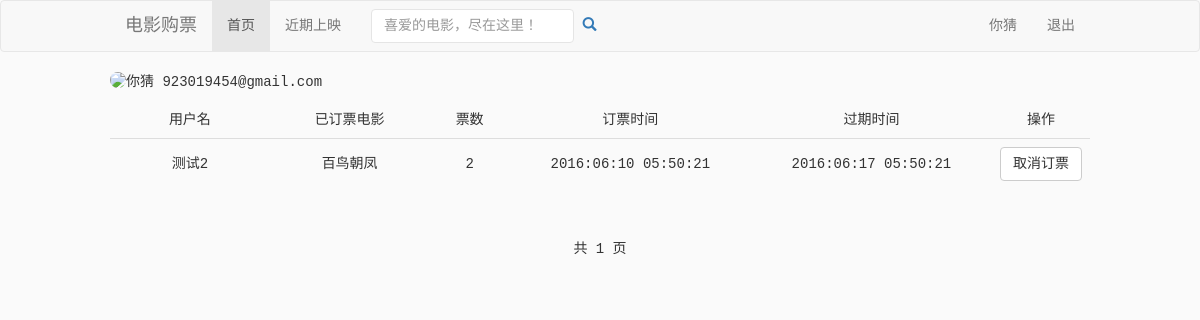
/user/personal.php (signed in), run on the app's committed database.
### tables this page shows
CREATE TABLE IF NOT EXISTS `users` (
  `id` int(10) unsigned NOT NULL AUTO_INCREMENT COMMENT '用户id',
  `username` varchar(30) NOT NULL COMMENT '用户名',
  `password` varchar(50) NOT NULL COMMENT '用户密码',
  `email` varchar(30) NOT NULL COMMENT '用户邮箱',
  PRIMARY KEY (`id`),
  UNIQUE KEY `username` (`username`)
);

CREATE TABLE IF NOT EXISTS `ticketsorders` (
  `id` int(10) unsigned NOT NULL AUTO_INCREMENT COMMENT '订单',
  `userId` int(10) unsigned NOT NULL COMMENT '用户id',
  `filmId` int(10) unsigned NOT NULL COMMENT '电影id',
  `tickets` int(4) NOT NULL COMMENT '订票数',
  `timestamps` int(45) NOT NULL COMMENT '订票时间',
  `deadline` int(45) NOT NULL COMMENT '有效期(j截止使用时间)',
  PRIMARY KEY (`id`)
);

CREATE TABLE IF NOT EXISTS `films` (
  `id` int(10) unsigned NOT NULL AUTO_INCREMENT COMMENT '电影id',
  `fName` varchar(60) NOT NULL COMMENT '电影名称',
  `fType` varchar(50) NOT NULL COMMENT '电影类型',
  `fArea` varchar(30) NOT NULL COMMENT '地区',
  `fLanguage` varchar(30) NOT NULL COMMENT '语言',
  `fDuration` int(40) NOT NULL COMMENT '上映时期',
  `fActors` text NOT NULL COMMENT '主演',
  `fDirector` varchar(99) NOT NULL COMMENT '导演',
  `fCounts` int(4) NOT NULL DEFAULT '0' COMMENT '当前票数',
  `playStation` varchar(50) NOT NULL COMMENT '影院名称',
  `description` text NOT NULL COMMENT '电影剧情',
  `imgPath` varchar(120) NOT NULL COMMENT '电影封面',
  `playTime` int(20) unsigned NOT NULL COMMENT '上映时间',
  PRIMARY KEY (`id`),
  UNIQUE KEY `fName` (`fName`)
);

### lib/mysql.func.php (called while the page is built, shortened)
<?php
    $con = null;
    function fetchAll($sql){
        global $con;
        $result = mysqli_query($con,$sql);
        $rows = null;
        while(@$row=mysqli_fetch_array($result,MYSQLI_ASSOC)){
            $rows[] = $row;
        }
        return $rows;
    }
    function fetchOne($sql,$result_type=MYSQLI_ASSOC){
        global $con;
        $result=mysqli_query($con,$sql);
        $row=mysqli_fetch_array($result,$result_type);
        return $row;
    }
    function getResultNum($sql){
        global $con;
        $result = mysqli_query($con,$sql);
        return mysqli_num_rows($result);
    }

### core/orders_manager.inc.php (called while the page is built, shortened)
<?php
function getOrdersByPage($page=1,$pageSize=5){
    $sql = "select id from ticketsorders";
    $totalRows = getResultNum($sql);
    $totalPage = ceil($totalRows/$pageSize);
    $offset = ($page - 1) * $pageSize;
    $sql = "select t.id,t.tickets,t.timestamps,t.deadline,u.username,f.fName ".
           "from ticketsorders as t,users as u,films as f ".
           "where t.userId=u.id and t.filmId=f.id ".
           "limit {$offset},{$pageSize}";
    $rows = fetchAll($sql);
    return [$rows,$totalRows,$totalPage,$pageSize];
}

### user/personal.php (the view, shortened to what this page needs)
<?php
$userId = $_SESSION['userId']?$_SESSION['userId']:$_COOKIE['userId'];
$page = isset($_GET['page'])?$_GET['page']:1;
$sql_user = "select id,username,email from users where id='$userId'";
$user_row = fetchOne($sql_user);
$infoList = getOrdersByPage($page);
$orders_rows = $infoList[0];
$totalRows = $infoList[1];
$totalPages = $infoList[2];
$pageSize = $infoList[3];
?>
<!DOCTYPE html>
<html>
<head lang="en">
    <link rel="stylesheet" href="../bower_components/bootstrap/dist/css/bootstrap.min.css">
    <link rel="stylesheet" href="../css/style.css">
</head>
<body>
<nav class="navbar navbar-default">
    <div class="nav-wrap">
        <div class="navbar-header">
            <a class="navbar-brand" href="#">电影购票</a>
        </div>
        <div class="collapse navbar-collapse" id="bs-example-navbar-collapse-1">
            <ul class="nav navbar-nav">
                <li class="active"><a href="index.php">首页 <span class="sr-only">(current)</span></a></li>
                <li><a href="#">近期上映</a></li>
            </ul>
            <form class="navbar-form navbar-left" role="search">
                <div class="form-group">
                    <input type="text" class="form-control" placeholder="喜爱的电影，尽在这里！">
                </div>
                <a href="#"><span class="glyphicon glyphicon-search"></span></a>
            </form>
            <ul class="nav navbar-nav navbar-right">
                <?php
                    if(isset($_SESSION['userName'])){
                        echo "<li><a href='personal.php?'>{$_SESSION['userName']}</a></li>";
                        echo "<li><a href='doUserAction.php?act=logout'>退出</a></li>";
                    }elseif(isset($_COOKIE['userName'])){
                        echo "<li><a href='personal.php?'>{$_COOKIE['userName']}</a></li>";
                        echo "<li><a href='doUserAction.php?act=logout'>退出</a></li>";
                    }
                ?>
            </ul>
        </div>
    </div>
</nav>
<div class="main">
    <div>
        <img src="../icon/my-icon.jpg" class="img-circle img-responsive pull-left"/>
        <p>
            <span><?php echo $user_row['username'];?> </span>
            <span><?php echo $user_row['email'];?> </span>
        </p>
    </div>
    <table class="table table-hover text-center">
        <thead>
            <tr>
                <td class="col-lg-2">用户名</td>
                <td class="col-lg-2">已订票电影</td>
                <td class="col-lg-1">票数</td>
                <td class="col-lg-3">订票时间</td>
                <td class="col-lg-3">过期时间</td>
                <td class="col-lg-1">操作</td>
            </tr>
        </thead>
        <tbody>
            <?php foreach($orders_rows as $order_row):?>
                <tr>
                    <td><?php echo $order_row['username'];?></td>
                    <td><?php echo $order_row['fName'];?></td>
                    <td><?php echo $order_row['tickets'];?></td>
                    <td><?php echo date("Y:m:d H:i:s",$order_row['timestamps']);?></td>
                    <td><?php echo date("Y:m:d H:i:s",$order_row['deadline']);?></td>
                    <td><a role="button" class="btn btn-default a-hover" onclick="delete_order(<?php echo $order_row['id'];?>)">取消订票</a></td>
                </tr>
            <?php endforeach;?>
        </tbody>
    </table>
    <nav style="margin: 30px 35px" class="text-center">
        <ul class="pagination">
            <?php
            if($totalRows>$pageSize){
                $url=$_SERVER['PHP_SELF'];
                $pre= $page==1?1:$page-1;
                $next= $page==$totalPages?$totalPages:$page+1;
                echo "<li><a href='{$url}?page={$pre}' aria-label='Previous'><span aria-hidden='true'>&laquo;</span></a></li>";
                echo "<li><a>{$page} / {$totalPages}</a></li>";
                echo "<li><a href='{$url}?page={$next}' aria-label='Next'><span aria-hidden='true'>&raquo;</span></a></li>";
            }else{
                echo '共 1 页';
            }
            ?>
        </ul>
</div>
</body>
</html>

### css/style.css (style rules this page uses)
@media screen and (min-width: 1000px) { .main,.nav-wrap { width: 980px; margin: 0 auto; } }
html { height: 100%; }
body { height: 100%; background: url("../images/bg.jpg") no-repeat top left; background-size: cover; }
.btn { width: 100%; }
.form-control { border: none; box-shadow: none; }

### user/personal.php (style rules this page uses)
body { font-family: Microsoft Yahei, monospace, serif; background: none #fafafa; }
.btn { width: inherit; }
.table>tbody>tr>td { vertical-align: inherit; }
.form-control { border: 1px solid #e5e5e5; }

### data on the page
users: username "你猜", email "923019454@gmail.com"
ticketsorders: userId.username "测试2", filmId.fName "百鸟朝凤", tickets "2", timestamps "2016:06:10 05:50:21", deadline "2016:06:17 05:50:21"

### other printed values
$_SESSION['userName'] "你猜"
